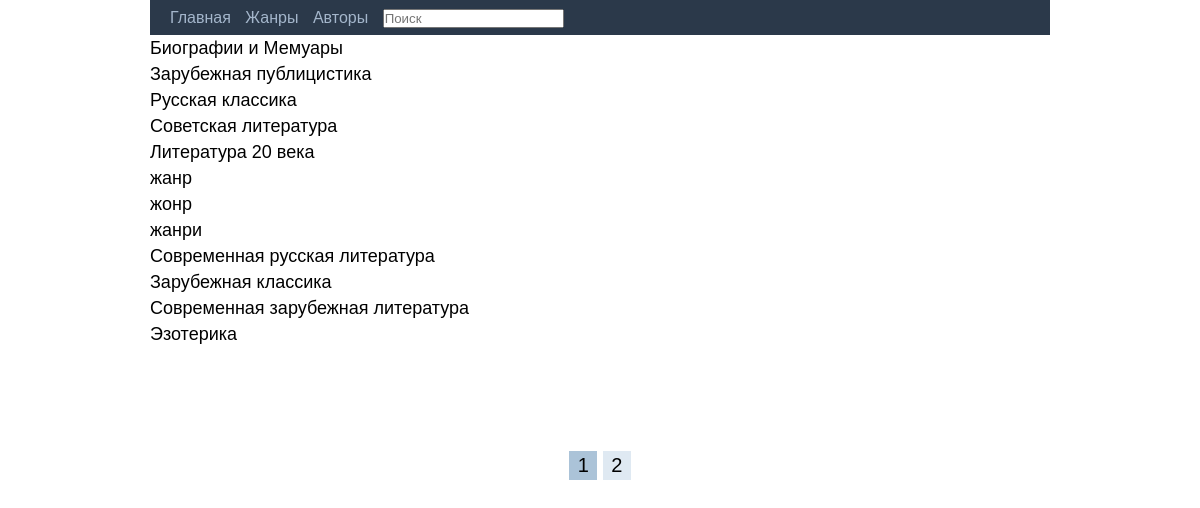
Screenshot of /genre.php with the database file from the repository.
### tables this page shows
CREATE TABLE IF NOT EXISTS `genres` (
  `genre_id` int(5) unsigned NOT NULL AUTO_INCREMENT,
  `genre_name` varchar(60) NOT NULL DEFAULT '',
  `genre_altname` varchar(60) NOT NULL DEFAULT '',
  PRIMARY KEY (`genre_id`),
  UNIQUE KEY `genre_name` (`genre_name`)
);

### genre.php (the view, shortened to what this page needs)
<?
include __DIR__ . '/models/bd.php';
include __DIR__ . '/views/header.php';
include_once __DIR__ . '/inc/funcs.php';
$id = dont_hack($_GET[id],int);
echo "<section class=\"genres\">";
if ( isset($_GET[id]) && !empty($_GET[id]) ) {
	$select_sql_1 = "SELECT * FROM genres WHERE genre_id=$id";
	$result_1 = mysqli_query($db, $select_sql_1) or die(mysqli_error($db));
	$myrow_1 = mysqli_fetch_array($result_1, MYSQLI_ASSOC);
	echo "Вcе книги жанра $myrow_1[genre_name]:";
	$select_sql = "SELECT book FROM book_genre WHERE genre=$id";
	$result = mysqli_query($db, $select_sql) or die(mysqli_error($db));
	$how = mysqli_num_rows($result);
	if ($how == 0) {
		echo "<br> 0 результатов";
	}
	else{
		for ($i=0; $i < $how; $i++) {
			$myrow = mysqli_fetch_array($result, MYSQLI_ASSOC);
			$select_sql_2 = "SELECT * FROM books WHERE book_id=$myrow[book]";
			$result_2 = mysqli_query($db, $select_sql_2) or die(mysqli_error($db));
			$myrow_2 = mysqli_fetch_array($result_2, MYSQLI_ASSOC);
			echo "<h2><a href=\"/book.php?id=$myrow_2[book_id]\">$myrow_2[book_title]</a></h2>";
		}
	}
}
else{
	$select_sql_100 = "SELECT genre_id FROM genres";
	$result_100 = mysqli_query($db, $select_sql_100) or die(mysqli_error($db));
	$how_pages = mysqli_num_rows($result_100);
	if (isset($_GET[page]) && !empty($_GET[page])) {
		$page = dont_hack($_GET[page],int);
		$offset = ($page-1)*12;
		$select_sql_1="SELECT * FROM genres LIMIT $offset, 12";
	}
	else{
		$select_sql_1="SELECT * FROM genres LIMIT 12";
	}
	$result_1 = mysqli_query($db, $select_sql_1) or die(mysqli_error($db));
	for ($i=0; $i < $how_pages; $i++) {
		$myrow_1 = mysqli_fetch_array($result_1, MYSQLI_ASSOC);
		echo "<a href=\"/genre.php/?id=$myrow_1[genre_id]\">$myrow_1[genre_name]</a><br>";
	}
}
echo "</section>";
echo "<nav>";
echo pagination($how_pages);
echo "</nav>";

### views/header.php (shortened to what this page needs)
<!DOCTYPE html>
<html>
	<head>
		<link rel="stylesheet" href="/style.css">
	</head>
	<body>
	<header>
		<ul>
			<li><a href="/">Главная</a></li>
			<li><a href="/genre.php">Жанры</a></li>
			<li><a href="/author.php">Авторы</a></li>
			<li><form action="/"><input name="search" type="text" placeholder="Поиск"></form></li>
		</ul>
	</header>

### inc/funcs.php (shortened to what this page needs)
<?
function pagination($posts,$on_page='12',$mini_view=7,$delim=' ... ',$this_page='class="current_page"') {
	$page = abs( $_GET['page'] );
	$pages = intval( ($posts - 1) / $on_page) + 1;
	if ( empty($page) || !isset($page) || $page == 0) {$page = 1;}
	if ( $posts <= $on_page ) {
	}
	else{
		if ($pages<=$mini_view) {
			for ($i=1; $i < $page; $i++) {
				echo '<a href="?page=' . $i . '">' . $i . '</a> ';
			}
			echo '<a '.$this_page.' href="?page=' . $page . '">' . $page . '</a> ';
			for ($i= ++$page; $i <= $pages; $i++) {
				echo '<a href="?page=' . $i . '">' . $i . '</a> ';
			}
		}
	}
}
?>

### style.css (style rules this page uses)
* { padding: 0; margin: 0; font-family: arial,tahoma,verdana; }
html { //background-color: white; }
body { //background-color: grey; width: 900px; margin: 0 auto; }
header { padding: 5px 10px 5px; background-color: #2B394A; }
header ul li { padding-left: 10px; text-decoration: none; display: inline-block; line-height: 25px; }
header ul li a { text-decoration: none; color: #A4B6CB; display: block; }
section { float: left; }
nav .current_page { background-color: #ABC3D8; }
nav { clear: both; text-align: center; font-size: 20px; margin-bottom: 20px; }
nav a { width: 22px; //border: 2px solid red; background-color: #DFE9F2; padding: 3px; color: black; text-decoration: none; display: inline-block; }
section.genres a,section.authors a { text-decoration: none; font-size: 18px; line-height: 26px; color: black; }

### rows the page displays
genres: genre_name "Биографии и Мемуары"
genres: genre_name "Зарубежная публицистика"
genres: genre_name "Русская классика"
genres: genre_name "Советская литература"
genres: genre_name "Литература 20 века"
genres: genre_name "жанр"
genres: genre_name "жонр"
genres: genre_name "жанри"
genres: genre_name "Современная русская литература"
genres: genre_name "Зарубежная классика"
genres: genre_name "Современная зарубежная литература"
genres: genre_name "Эзотерика"

### other values shown
$page "1"
